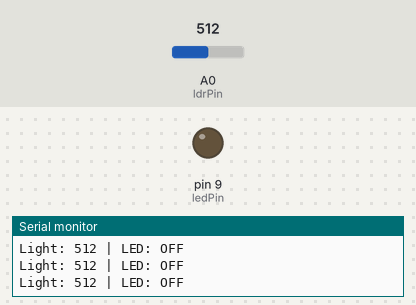
Bench run of a sketch on a simulated Arduino Uno, built with avr-gcc and run on an emulated ATmega328P. Shown: output pins drawn as LEDs (lit = HIGH), the last lines printed to the serial monitor. The test bench sets the inputs (shaded band); at power-on: A0 (ldrPin) = 512.

Above: at 1.2 s.
1.3 s: A0 (ldrPin) set to 213
2.8 s: A0 (ldrPin) set to 193
At 3.6 s:
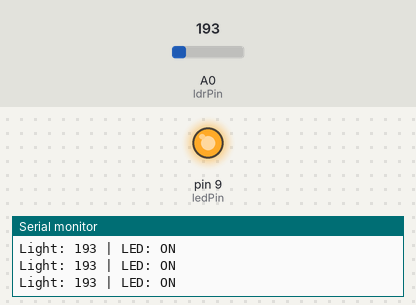
4.3 s: A0 (ldrPin) set to 210
At 5.0 s:
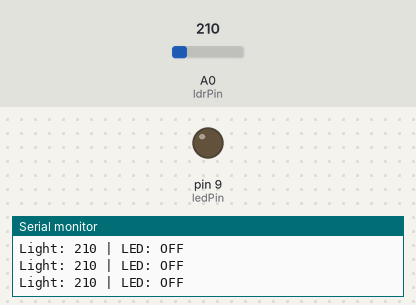
5.9 s: A0 (ldrPin) set to 190
At 6.3 s:
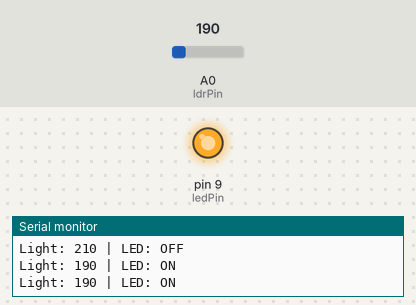
Timing chart, 0 to 8.5 s (numbered marks = the images above; inputs shaded):
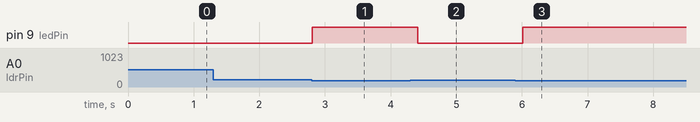

Measured:
- the behaviour switches between 200 and 199 on A0 (ldrPin) (found by bisection; images 0 and 1)
- after the input at 2.8 s, pin 9 (ledPin): LOW → HIGH at once
- after the input at 4.3 s, pin 9 (ledPin): HIGH → LOW after 0.11 s
- after the input at 5.9 s, pin 9 (ledPin): LOW → HIGH after 0.12 s

The sketch:

Automatic_NightLamp_Using_LDR.ino
```cpp
const int ldrPin = A0;
const int ledPin = 9;

// LED turns ON when light drops below this value
const int threshold = 200;

void setup() {
  pinMode(ledPin, OUTPUT);
  Serial.begin(9600);
  Serial.println("Night Lamp Ready — threshold fixed at 200");
}

void loop() {
  // Read light level (0 = dark, 1023 = bright)
  int lightValue = analogRead(ldrPin);

  // Turn LED ON if dark, OFF if bright
  if (lightValue < threshold) {
    digitalWrite(ledPin, HIGH);  // Dark → LED ON
  } else {
    digitalWrite(ledPin, LOW);   // Bright → LED OFF
  }

  // Debug output
  Serial.print("Light: ");
  Serial.print(lightValue);
  Serial.print(" | LED: ");
  Serial.println(lightValue < threshold ? "ON" : "OFF");

  delay(200);
}
```
